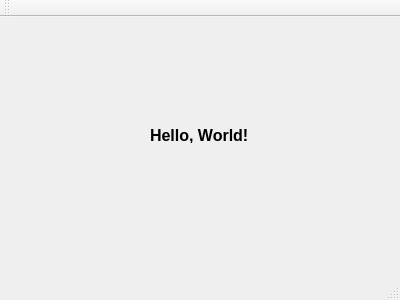
<?xml version="1.0" encoding="UTF-8"?>
<ui version="4.0">
 <class>MainWindow</class>
 <widget class="QMainWindow" name="MainWindow">
  <property name="geometry">
   <rect>
    <x>0</x>
    <y>0</y>
    <width>400</width>
    <height>300</height>
   </rect>
  </property>
  <property name="windowTitle">
   <string>MainWindow</string>
  </property>
  <widget class="QWidget" name="centralWidget">
   <widget class="QLabel" name="label">
    <property name="geometry">
     <rect>
      <x>150</x>
      <y>110</y>
      <width>121</width>
      <height>16</height>
     </rect>
    </property>
    <property name="font">
     <font>
      <pointsize>12</pointsize>
      <weight>75</weight>
      <bold>true</bold>
     </font>
    </property>
    <property name="text">
     <string>Hello, World!</string>
    </property>
   </widget>
  </widget>
  <widget class="QMenuBar" name="menuBar">
   <property name="geometry">
    <rect>
     <x>0</x>
     <y>0</y>
     <width>400</width>
     <height>23</height>
    </rect>
   </property>
  </widget>
  <widget class="QToolBar" name="mainToolBar">
   <attribute name="toolBarArea">
    <enum>TopToolBarArea</enum>
   </attribute>
   <attribute name="toolBarBreak">
    <bool>false</bool>
   </attribute>
  </widget>
  <widget class="QStatusBar" name="statusBar"/>
 </widget>
 <layoutdefault spacing="6" margin="11"/>
 <resources/>
 <connections/>
</ui>
